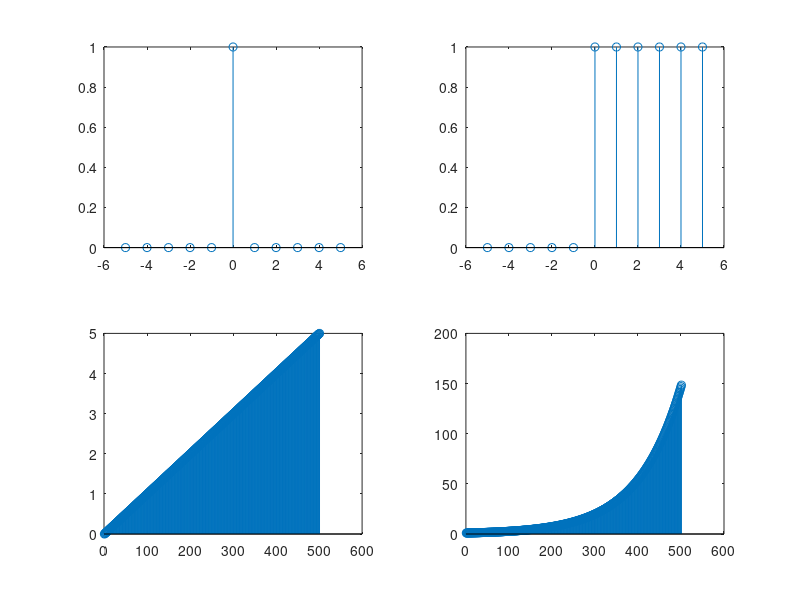

Source code (MATLAB):
x1 = [zeros(1,5) 1 zeros(1,5)];

n = -5:5;

subplot(2,2,1),stem(n,x1);

x2 = [zeros(1,5), ones(1,6)];

subplot(2,2,2),stem(n,x2);


a = 0:0.01:5;

subplot(2,2,3),stem(a);


z = exp(a);

subplot(2,2,4),stem(z);

